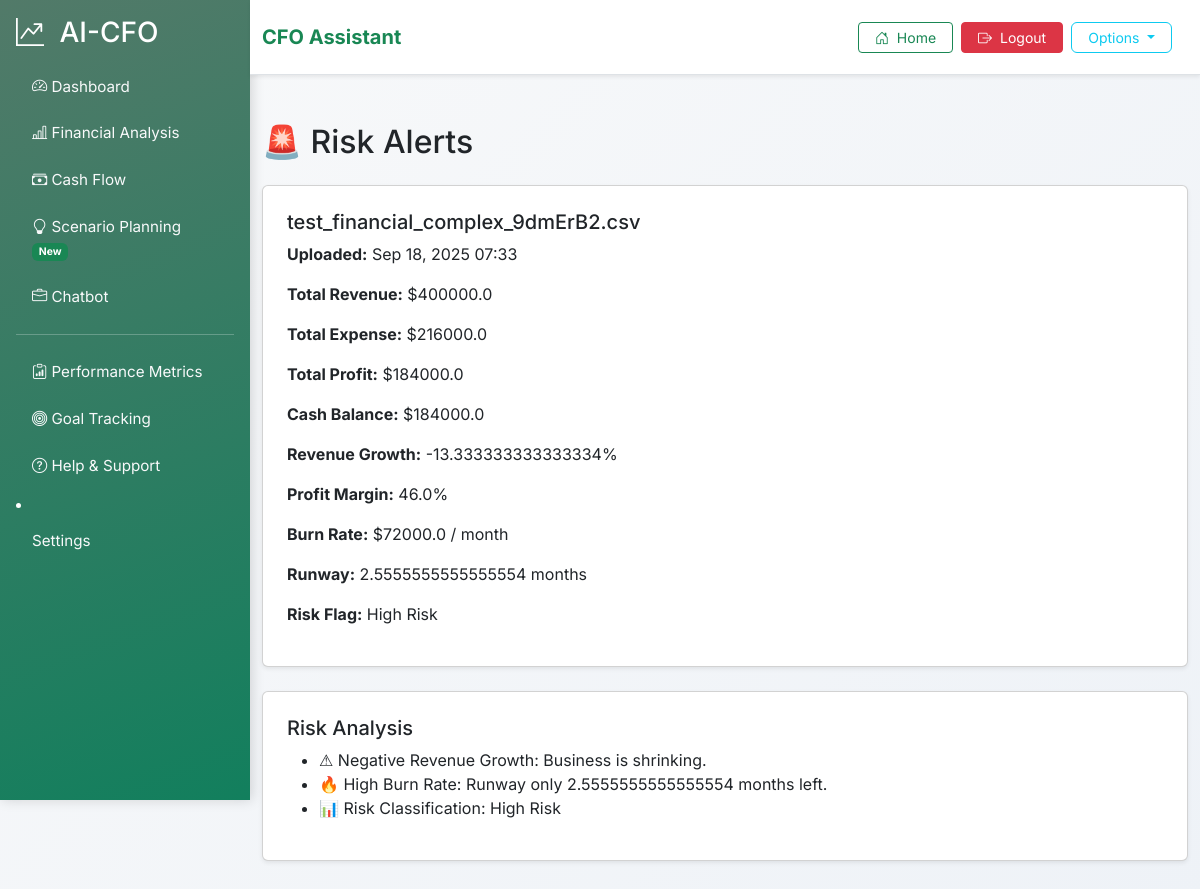
The app's page /risk-alerts/ (signed in), older data.
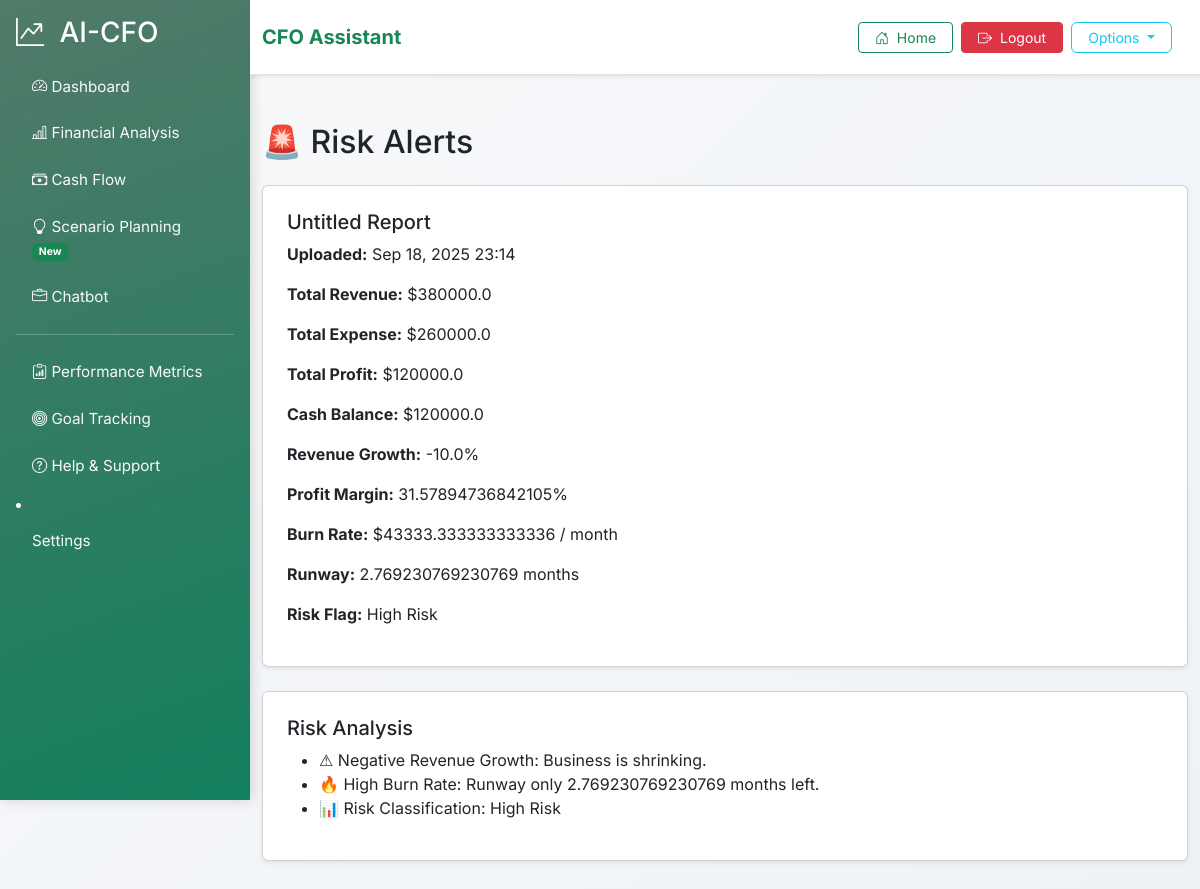
The same page, newer data.
### CFO/models.py (models this page shows, shortened)
class FinancialReport(models.Model):
    RISK_CHOICES = [
        ("High Risk", "High Risk"),
        ("Moderate/OK", "Moderate/OK"),
        ("Low/Healthy", "Low/Healthy"),
    ]
    user = models.ForeignKey(User, on_delete=models.CASCADE, default=1)  # default user
    title = models.CharField(max_length=255, blank=True, null=True, default="Untitled Report")
    file = models.FileField(upload_to='reports/')
    uploaded_at = models.DateTimeField(auto_now_add=True)
    size = models.BigIntegerField(null=True, blank=True, help_text="File size in bytes")
    total_revenue = models.FloatField(null=True, blank=True)
    total_expense = models.FloatField(null=True, blank=True)
    total_profit = models.FloatField(null=True, blank=True)
    cash_balance = models.FloatField(null=True, blank=True)
    revenue_growth = models.FloatField(null=True, blank=True, help_text="Percentage value (e.g., 20 for 20%)")
    profit_margin = models.FloatField(null=True, blank=True, help_text="Percentage value (e.g., 15 for 15%)")
    burn_rate = models.FloatField(null=True, blank=True, help_text="Monthly outflow in $")
    runway_months = models.FloatField(null=True, blank=True, help_text="Months of runway")
    risk_flag = models.CharField(max_length=50, choices=RISK_CHOICES, null=True, blank=True)

### CFO/views.py (the view)
# urls.py: path('risk-alerts/', views.risk_alerts, name='risk_alerts'),
def risk_alerts(request):
    report = FinancialReport.objects.filter(user=request.user).order_by('-uploaded_at').first()
    alerts = []
    if report:
        if report.profit_margin is not None and report.profit_margin < 5:
            alerts.append("🚨 Low Profit Margin: Less than 5%, sustainability risk.")
        if report.revenue_growth is not None and report.revenue_growth < 0:
            alerts.append("⚠ Negative Revenue Growth: Business is shrinking.")
        if report.burn_rate is not None and report.runway_months is not None:
            if report.runway_months < 6:
                alerts.append(f"🔥 High Burn Rate: Runway only {report.runway_months} months left.")
        if report.cash_balance is not None and report.cash_balance < 10000:
            alerts.append("💸 Low Cash Balance: Cash reserves critically low.")
        if report.risk_flag:
            alerts.append(f"📊 Risk Classification: {report.risk_flag}")
        if not alerts:
            alerts.append("✅ No major financial risks detected in the latest report.")
    else:
        alerts.append("❌ No reports uploaded yet. Please upload to see risk alerts.")
    context = {"alerts": alerts, "report": report}
    return render(request, "CFO/risk_alerts.html", context)

### CFO/templates/CFO/risk_alerts.html
{% extends "CFO/base.html" %}
{% block content %}
<div class="container py-5">
    <h2 class="mb-4">🚨 Risk Alerts</h2>
    {% if report %}
        <div class="card p-4 shadow-sm mb-4">
            <h5>{{ report.title }}</h5>
            <p><strong>Uploaded:</strong> {{ report.uploaded_at|date:"M d, Y H:i" }}</p>
            <p><strong>Total Revenue:</strong> ${{ report.total_revenue }}</p>
            <p><strong>Total Expense:</strong> ${{ report.total_expense }}</p>
            <p><strong>Total Profit:</strong> ${{ report.total_profit }}</p>
            <p><strong>Cash Balance:</strong> ${{ report.cash_balance }}</p>
            <p><strong>Revenue Growth:</strong> {{ report.revenue_growth }}%</p>
            <p><strong>Profit Margin:</strong> {{ report.profit_margin }}%</p>
            <p><strong>Burn Rate:</strong> ${{ report.burn_rate }} / month</p>
            <p><strong>Runway:</strong> {{ report.runway_months }} months</p>
            <p><strong>Risk Flag:</strong> {{ report.risk_flag }}</p>
        </div>
    {% endif %}
    <div class="card p-4 shadow-sm">
        <h5>Risk Analysis</h5>
        <ul>
            {% for alert in alerts %}
                <li>{{ alert }}</li>
            {% endfor %}
        </ul>
    </div>
</div>
{% endblock %}

### CFO/templates/CFO/base.html (shortened to what this page needs)
<!DOCTYPE html>
<html lang="en">
<head>
  <link href="https://cdn.jsdelivr.net/npm/bootstrap@5.3.2/dist/css/bootstrap.min.css" rel="stylesheet">
  <link href="https://cdn.jsdelivr.net/npm/bootstrap-icons/font/bootstrap-icons.css" rel="stylesheet">
</head>
<body class="{% if request.user.preference.dark_mode %}dark-theme{% endif %}
             {% if request.user.preference.high_contrast %} high-contrast{% endif %}">
  <div class="d-flex">
    <div class="sidebar p-3">
      <h3 class="mb-3">
        <i class="bi bi-graph-up-arrow me-2"></i> AI-CFO
      </h3>
      <a href="{% url 'CFO:dashboard' %}"><i class="bi bi-speedometer2"></i> Dashboard</a>
      <a href="{% url 'CFO:financial_analysis' %}"><i class="bi bi-bar-chart-line"></i> Financial Analysis</a>
      <a href="{% url 'CFO:cash_flow' %}"><i class="bi bi-cash-stack"></i> Cash Flow</a>
      <a href="{% url 'CFO:scenario_planning' %}"><i class="bi bi-lightbulb"></i> Scenario Planning <span class="badge bg-success">New</span></a>
      <a href="{% url 'CFO:ai_assistant' %}"><i class="bi bi-briefcase"></i> Chatbot</a>
      <hr class="text-light">
      <a href="{% url 'CFO:performance_metrics' %}"><i class="bi bi-clipboard-data"></i> Performance Metrics</a>
      <a href="{% url 'CFO:goal_tracking' %}"><i class="bi bi-bullseye"></i> Goal Tracking</a>
      <a href="{% url 'CFO:help_view' %}"><i class="bi bi-question-circle"></i> Help & Support</a>
        {% if user.is_authenticated %}
          <li><a class="dropdown-item" href="{% url 'CFO:settings_view' %}">Settings</a></li>
        {% endif %}
    </div>
<div class="flex-grow-1">
  <nav class="navbar navbar-expand-lg navbar-light bg-white shadow-sm py-3">
    <div class="container navbar-brand fw-bold text-success d-flex align-items-center">
      </i> CFO Assistant
      <div class="collapse navbar-collapse justify-content-end" id="navbarNav">
        <ul class="navbar-nav align-items-center gap-2">
          {% if user.is_authenticated %}
          <li class="nav-item">
            <a href="{% url 'CFO:index' %}" class="btn btn-outline-success btn-sm px-3">
              <i class="bi bi-house-door me-1"></i> Home
            </a>
          </li>
          <li class="nav-item">
            <a href="{% url 'CFO:logout' %}" class="btn btn-danger btn-sm px-3">
              <i class="bi bi-box-arrow-right me-1"></i> Logout
            </a>
          </li>
          {% endif %}
          <li class="nav-item dropdown">
            <button class="btn btn-outline-info btn-sm px-3 dropdown-toggle" data-bs-toggle="dropdown">
              Options
            </button>
          </li>
        </ul>
      </div>
    </div>
  </nav>
  {% block content %}{% endblock %}
</div>
</body>
</html>

### CFO/templates/CFO/base.html (style rules this page uses)
body { font-family: 'Inter', sans-serif; background: linear-gradient(135deg, #f8f9fa, #eef2f7); color: #212529; min-height: 100vh; transition: all 0.3s ease-in-out; }
.sidebar { height: 100vh; background: linear-gradient(160deg, #527a69 0%, #127f5d 100%); color: #fff; width: 250px; position: sticky; top: 0; padding-top: 15px; box-shadow: 2px 0 12px rgba(0,0,0,0.15); transition: all 0.3s ease-in-out; }
.sidebar a { display: block; padding: 10px 16px; margin: 4px 0; color: #f8f9fa; text-decoration: none; border-radius: 8px; font-size: 0.95rem; transition: all 0.3s; }
.sidebar .badge { font-size: 0.65rem; }
.navbar { background: #fff; border-bottom: 1px solid #dee2e6; box-shadow: 0 2px 6px rgba(0,0,0,0.05); transition: all 0.3s ease-in-out; }
.navbar .nav-link, .navbar .navbar-brand { color: #212529; }
.btn-primary, .btn-success, .btn-outline-secondary, .btn-outline-info { border-radius: 6px; transition: all 0.3s ease-in-out; }

Row changes from the older to the newer data that the page shows:
no longer on this page (row unchanged): FinancialReport: title "test_financial_complex_9dmErB2.csv", uploaded_at "Sep 18, 2025 07:33", total_revenue "400000.0", total_expense "216000.0", total_profit "184000.0", cash_balance "184000.0", revenue_growth "-13.333333333333334", profit_margin "46.0", burn_rate "72000.0", runway_months "2.5555555555555554", risk_flag "High Risk"
added FinancialReport: title "Untitled Report", uploaded_at "Sep 18, 2025 23:14", total_revenue "380000.0", total_expense "260000.0", total_profit "120000.0", cash_balance "120000.0", revenue_growth "-10.0", profit_margin "31.57894736842105", burn_rate "43333.333333333336", runway_months "2.769230769230769", risk_flag "High Risk"
Text that changed along with them:
new list line: "🔥 High Burn Rate: Runway only 2.769230769230769 months left."
list line gone: "🔥 High Burn Rate: Runway only 2.5555555555555554 months left."
